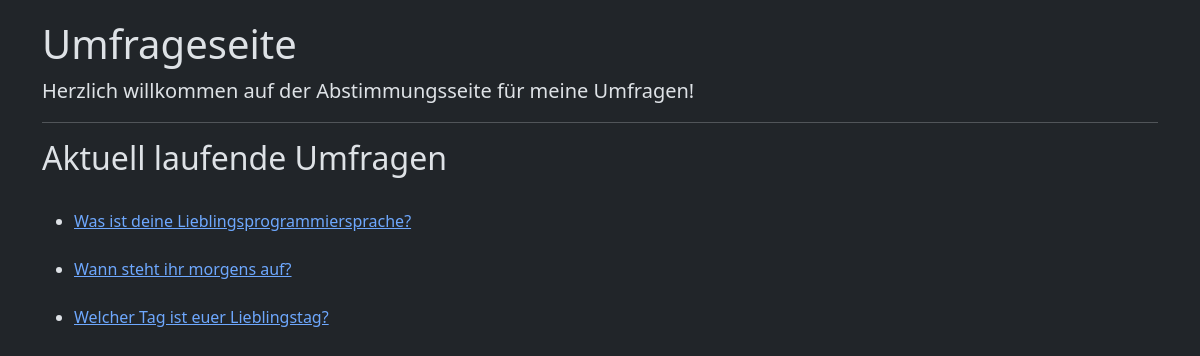
/, run on an earlier commit of the app's database.
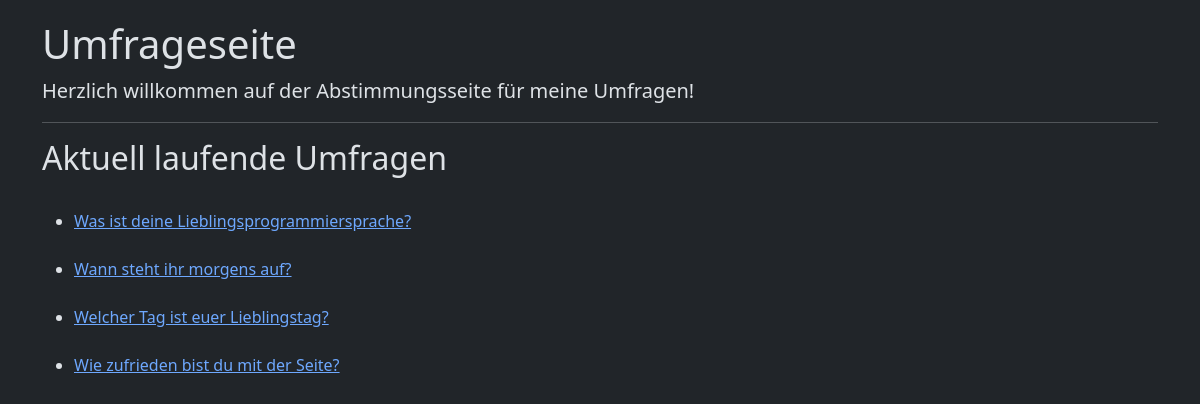
And on a later commit of the database.
### polls/models.py (models this page shows, shortened)
class Poll(models.Model):
    name = models.CharField(max_length=256)
    slug = models.SlugField(unique=True)#unique=True verhindert, das es mehrere DB Felder mit dem selben Slug gibt.
    publish_time = models.DateTimeField()
    days_running = models.IntegerField(default=7)

### polls/views.py (the view)
# urls.py: path('', index, name="index"),
def index(request):
    context = {"umfragen": Poll.objects.all()}
    return render(request=request, template_name='polls/index.html', context=context)

### polls/templates/polls/index.html (shortened to what this page needs)
{% extends 'polls/base.html' %}
{% block content %}
<p class="lead">
    Herzlich willkommen auf der Abstimmungsseite für meine Umfragen!
</p>
<hr/>
<h2>Aktuell laufende Umfragen</h2>
<br>
{% if umfragen %}
<ul>
    {% for umfrage in umfragen %}
    <li><a href="{% url 'polls:umfrage-detail' umfrage.slug %}">{{ umfrage.name }}</a></li>
    <br>
    {% endfor %}
</ul>
<br>
{% endif %}
{% endblock %}

### polls/templates/polls/base.html (shortened to what this page needs)
<!doctype html>
<html lang="en" data-bs-theme="dark">
<head>
    <link href="https://cdn.jsdelivr.net/npm/bootstrap@5.3.2/dist/css/bootstrap.min.css" rel="stylesheet"
>
</head>
<body>
    <div class="container weiterrunter">
    <h1>Umfrageseite</h1>
        {% block content %}
        {% endblock %}
    </div>
</body>
</html>

### polls/templates/polls/base.html (style rules this page uses)
div.weiterrunter { margin-top: 20px; }

What changed in the data, as far as the page shows it:
added Poll: name "Wie zufrieden bist du mit der Seite?"
